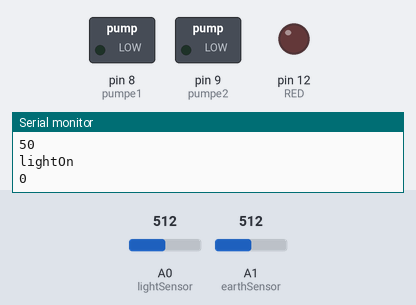
A sketch run on a simulated Arduino Uno, built with avr-gcc and run on an emulated ATmega328P. On the bench: switched loads named in the sketch (green lamp = pin HIGH), output pins drawn as LEDs (lit = HIGH), the last lines printed to the serial monitor. Inputs (shaded band) come from the test bench; at power-on: A1 (earthSensor) = 512, A0 (lightSensor) = 512.

Above: at 1.8 s.
1.9 s: A1 (earthSensor) set to 227
3.4 s: A1 (earthSensor) set to 200
At 5.1 s:
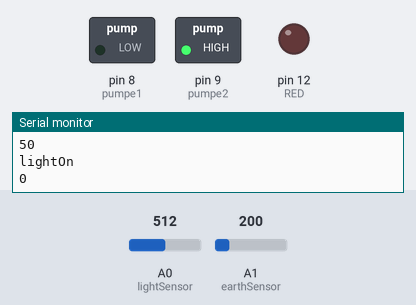
5.5 s: A1 (earthSensor) set to 306
At 6.6 s:
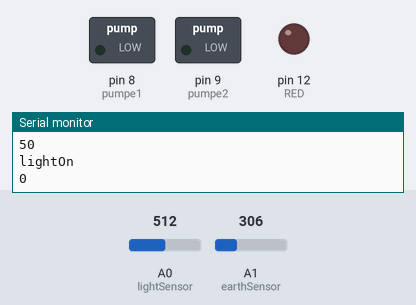
7.5 s: A1 (earthSensor) set to 122
At 9.4 s:
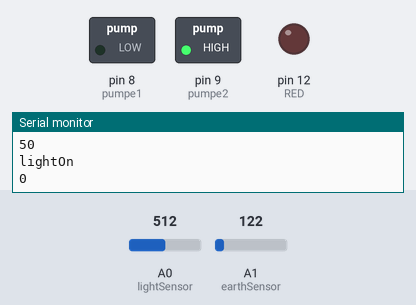
Timing chart, 0 to 10.5 s (numbered marks = the images above; inputs shaded):
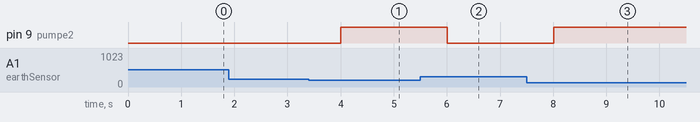

The sketch:

sketch_PlanteVander_Aflevering.ino
```cpp
// Automated plant overseer.
// This Version uses a photoresistor to determine if the plant has been in the dark for too long. If that is the case it lights a bulb to indicate that the plant should be exposed to sunlight.
// Secondly it relies on a moisture resistor to determine the level of water in the dirt. If the water levels dip below a certain threshhold the board actiavtes a pump that will administer water to the plant.

const int earthSensor = A1;
const int lightSensor = A0;
const int pumpe1 = 8;
const int pumpe2 = 9;
const int RED = 12;

const int darkTimerDuration = 5000;
const int waterTimerDuration = 3000;

unsigned long darkTimer = 0;
unsigned long waterTimer = 0;

int earthVoltage;
int earthPercent;
int lightVoltage;
int lightPercent;

boolean watering;
boolean lightOn;

void setup() {

  Serial.begin(9600);

  pinMode(RED, OUTPUT);
  pinMode(pumpe1, OUTPUT);
  pinMode(pumpe2, OUTPUT);


  digitalWrite(RED, LOW);
  // This will determine which way the pump spins.
  digitalWrite(pumpe1, LOW);
  digitalWrite(pumpe2, HIGH);

  //begin serial monitoring
}

void loop() {
  // Reading from the pins to update the values
  earthVoltage = analogRead(earthSensor); // Read moisture sensor value
  earthPercent = map(earthVoltage, 0, 1023, 0, 100); //changing to percent

  lightVoltage = analogRead(lightSensor); // Read the light sensor value
  lightPercent = map(lightVoltage, 0, 1023, 0, 100);

  // Watering Controls
  if (earthPercent <=  20) {
    watering = true;
    digitalWrite(pumpe1, LOW);
    digitalWrite(pumpe2, HIGH);

  } else if (earthVoltage > 20) {
    digitalWrite(pumpe1, LOW);
    digitalWrite(pumpe2, LOW);
  }

  // Light Controls
  if (lightPercent < 15) {
    if (darkTimer == 0 && !lightOn) {
      darkTimer = darkTimerDuration + millis();
    }
    if (darkTimer < millis()) {
      lightOn = true;
      if (lightOn) {
        digitalWrite(RED, HIGH);
        darkTimer = 0;
      }
    }
  } else {
    lightOn = false;
  }

  Serial.println("Earth Percent:");
  Serial.println(earthPercent);//show serial monitor values
  Serial.println("Light Percent:");
  Serial.println(lightPercent);
  /*
    Serial.println("TIME");
    Serial.println(millis());

    Serial.println("DarkTimer");
    Serial.println(darkTimer);
  */
  Serial.println("lightOn");
  Serial.println(lightOn);
  delay(1000);
}

/*
  void setTimer(char timer, int duration) {

  if (timer == 'W') {
    waterTimer = millis() + duration;
  }
  if (timer == 'D') {
    lightTimer = millis() + duration;
  }
  }
*/
/*
  bool timerOn(int time_limit) {
  if (millis() > time_limit) {
    return false;
  }
  else {
    return true;
  }
  }
*/
```

Measured:
- the behaviour switches between 215 and 214 on A1 (earthSensor) (found by bisection; images 0 and 1)
- after the input at 3.4 s, pin 9 (pumpe2): LOW → HIGH after 0.60 s
- after the input at 5.5 s, pin 9 (pumpe2): HIGH → LOW after 0.51 s
- after the input at 7.5 s, pin 9 (pumpe2): LOW → HIGH after 0.51 s
